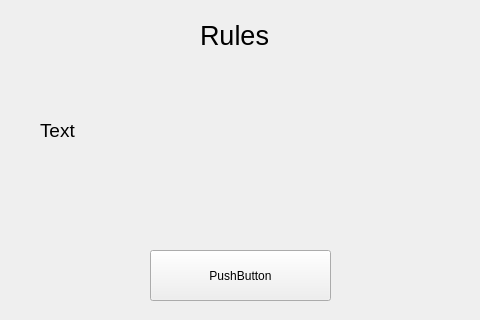
<?xml version="1.0" encoding="UTF-8"?>
<ui version="4.0">
 <class>MainWindow</class>
 <widget class="QMainWindow" name="MainWindow">
  <property name="geometry">
   <rect>
    <x>0</x>
    <y>0</y>
    <width>480</width>
    <height>320</height>
   </rect>
  </property>
  <property name="windowTitle">
   <string>MainWindow</string>
  </property>
  <widget class="QWidget" name="centralwidget">
   <widget class="QLabel" name="label">
    <property name="geometry">
     <rect>
      <x>200</x>
      <y>20</y>
      <width>71</width>
      <height>31</height>
     </rect>
    </property>
    <property name="text">
     <string>&lt;html&gt;&lt;head/&gt;&lt;body&gt;&lt;p&gt;&lt;span style=&quot; font-size:20pt;&quot;&gt;Rules:&lt;/span&gt;&lt;/p&gt;&lt;/body&gt;&lt;/html&gt;</string>
    </property>
   </widget>
   <widget class="QLabel" name="label_2">
    <property name="geometry">
     <rect>
      <x>40</x>
      <y>70</y>
      <width>401</width>
      <height>161</height>
     </rect>
    </property>
    <property name="styleSheet">
     <string notr="true"/>
    </property>
    <property name="text">
     <string>&lt;html&gt;&lt;head/&gt;&lt;body&gt;&lt;p&gt;&lt;span style=&quot; font-size:14pt;&quot;&gt;Text&lt;/span&gt;&lt;/p&gt;&lt;p&gt;&lt;br/&gt;&lt;/p&gt;&lt;/body&gt;&lt;/html&gt;</string>
    </property>
   </widget>
   <widget class="QPushButton" name="pushButton">
    <property name="geometry">
     <rect>
      <x>150</x>
      <y>250</y>
      <width>181</width>
      <height>51</height>
     </rect>
    </property>
    <property name="text">
     <string>PushButton</string>
    </property>
   </widget>
  </widget>
 </widget>
 <resources/>
 <connections/>
</ui>
